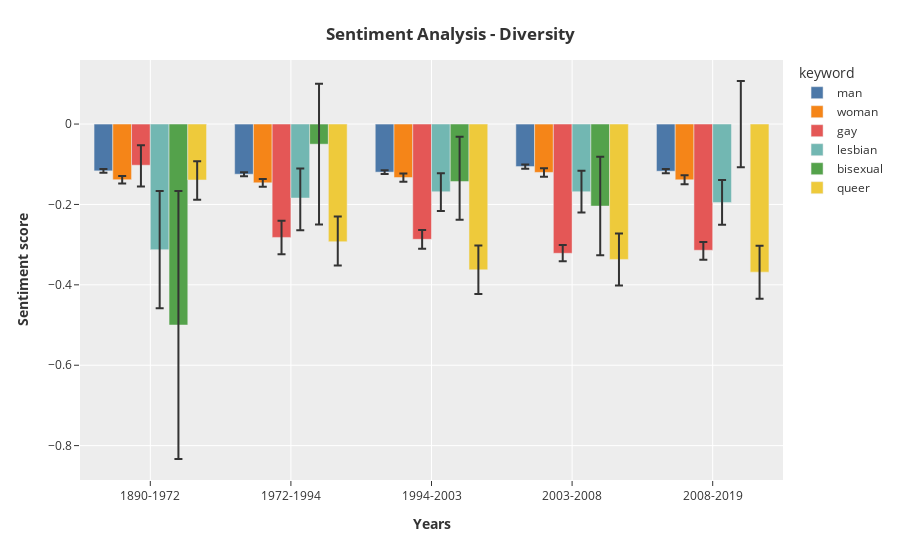

The cell this chart's notebook holds for it:
### Markdown cell above
#### Plotly plotting

Here are the plots used for our story website.

### Code cell
df = df_sentiments[df_sentiments['Type']=='Diversity']


fig = px.bar(
    df, 
    x='interval_id', 
    y='mean_sent', 
    color='keyword', 
    barmode='group',
    error_y='e_plus',
    error_y_minus='e_minus',
    labels={
         'interval_id': '<b>Years<b>',
         'mean_sent': '<b>Sentiment score<b>',
     },
    color_discrete_sequence=px.colors.qualitative.T10,
    template='ggplot2'
)

fig.update_layout(
    xaxis = dict(
            tickmode = 'array',
            tickvals = list(intervals.keys()),
            ticktext = list(intervals.values())
        ),

    title={
        'text': '<b>Sentiment Analysis - Diversity<b>',
        'y':0.95,
        'x':0.5,
        'xanchor': 'center',
        'yanchor': 'top'
    }
)

fig.write_html(Path('../plots/sentiment_divesity.html'))

fig.show()

### Figure 1 — Plotly figure (JSON) as saved in the notebook; plotly's stock layout.template omitted (floating-point values rounded to 4 significant figures)
{"data": [{"alignmentgroup": "True", "error_y": {"array": [0.004944, 0.005084, 0.00478, 0.005063, 0.005692], "arrayminus": [0.004855, 0.005007, 0.004907, 0.005173, 0.005152]}, "hovertemplate": "keyword=man<br><b>Years<b>=%{x}<br><b>Sentiment score<b>=%{y}<extra></extra>", "legendgroup": "man", "marker": {"color": "#4C78A8", "pattern": {"shape": ""}}, "name": "man", "offsetgroup": "man", "orientation": "v", "showlegend": true, "textposition": "auto", "type": "bar", "x": [1, 2, 3, 4, 5], "xaxis": "x", "y": [-0.1164, -0.1248, -0.1196, -0.1057, -0.1173], "yaxis": "y"}, {"alignmentgroup": "True", "error_y": {"array": [0.009312, 0.009623, 0.009919, 0.01033, 0.01126], "arrayminus": [0.009415, 0.009973, 0.01035, 0.01053, 0.01071]}, "hovertemplate": "keyword=woman<br><b>Years<b>=%{x}<br><b>Sentiment score<b>=%{y}<extra></extra>", "legendgroup": "woman", "marker": {"color": "#F58518", "pattern": {"shape": ""}}, "name": "woman", "offsetgroup": "woman", "orientation": "v", "showlegend": true, "textposition": "auto", "type": "bar", "x": [1, 2, 3, 4, 5], "xaxis": "x", "y": [-0.1385, -0.1462, -0.1331, -0.1203, -0.1387], "yaxis": "y"}, {"alignmentgroup": "True", "error_y": {"array": [0.04982, 0.04167, 0.02337, 0.02037, 0.0208], "arrayminus": [0.05263, 0.04167, 0.02338, 0.02, 0.02339]}, "hovertemplate": "keyword=gay<br><b>Years<b>=%{x}<br><b>Sentiment score<b>=%{y}<extra></extra>", "legendgroup": "gay", "marker": {"color": "#E45756", "pattern": {"shape": ""}}, "name": "gay", "offsetgroup": "gay", "orientation": "v", "showlegend": true, "textposition": "auto", "type": "bar", "x": [1, 2, 3, 4, 5], "xaxis": "x", "y": [-0.1024, -0.2821, -0.2868, -0.3215, -0.314], "yaxis": "y"}, {"alignmentgroup": "True", "error_y": {"array": [0.1458, 0.07362, 0.04574, 0.05198, 0.05573], "arrayminus": [0.1458, 0.07991, 0.04782, 0.05198, 0.05573]}, "hovertemplate": "keyword=lesbian<br><b>Years<b>=%{x}<br><b>Sentiment score<b>=%{y}<extra></extra>", "legendgroup": "lesbian", "marker": {"color": "#72B7B2", "pattern": {"shape": ""}}, "name": "lesbian", "offsetgroup": "lesbian", "orientation": "v", "showlegend": true, "textposition": "auto", "type": "bar", "x": [1, 2, 3, 4, 5], "xaxis": "x", "y": [-0.3125, -0.184, -0.1684, -0.1683, -0.195], "yaxis": "y"}, {"alignmentgroup": "True", "error_y": {"array": [0.3333, 0.15, 0.1111, 0.1224, 0.1071], "arrayminus": [0.3333, 0.2, 0.09524, 0.1224, 0.1071]}, "hovertemplate": "keyword=bisexual<br><b>Years<b>=%{x}<br><b>Sentiment score<b>=%{y}<extra></extra>", "legendgroup": "bisexual", "marker": {"color": "#54A24B", "pattern": {"shape": ""}}, "name": "bisexual", "offsetgroup": "bisexual", "orientation": "v", "showlegend": true, "textposition": "auto", "type": "bar", "x": [1, 2, 3, 4, 5], "xaxis": "x", "y": [-0.5, -0.05, -0.1429, -0.2041, 0], "yaxis": "y"}, {"alignmentgroup": "True", "error_y": {"array": [0.04645, 0.06272, 0.06044, 0.06463, 0.06579], "arrayminus": [0.04935, 0.05923, 0.06044, 0.06463, 0.0659]}, "hovertemplate": "keyword=queer<br><b>Years<b>=%{x}<br><b>Sentiment score<b>=%{y}<extra></extra>", "legendgroup": "queer", "marker": {"color": "#EECA3B", "pattern": {"shape": ""}}, "name": "queer", "offsetgroup": "queer", "orientation": "v", "showlegend": true, "textposition": "auto", "type": "bar", "x": [1, 2, 3, 4, 5], "xaxis": "x", "y": [-0.1391, -0.2927, -0.3626, -0.3367, -0.3684], "yaxis": "y"}], "layout": {"barmode": "group", "legend": {"title": {"text": "keyword"}, "tracegroupgap": 0}, "margin": {"t": 60}, "title": {"text": "<b>Sentiment Analysis - Diversity<b>", "x": 0.5, "xanchor": "center", "y": 0.95, "yanchor": "top"}, "xaxis": {"anchor": "y", "domain": [0, 1], "tickmode": "array", "ticktext": ["1890-1972", "1972-1994", "1994-2003", "2003-2008", "2008-2019"], "tickvals": [1, 2, 3, 4, 5], "title": {"text": "<b>Years<b>"}}, "yaxis": {"anchor": "x", "domain": [0, 1], "title": {"text": "<b>Sentiment score<b>"}}}}
